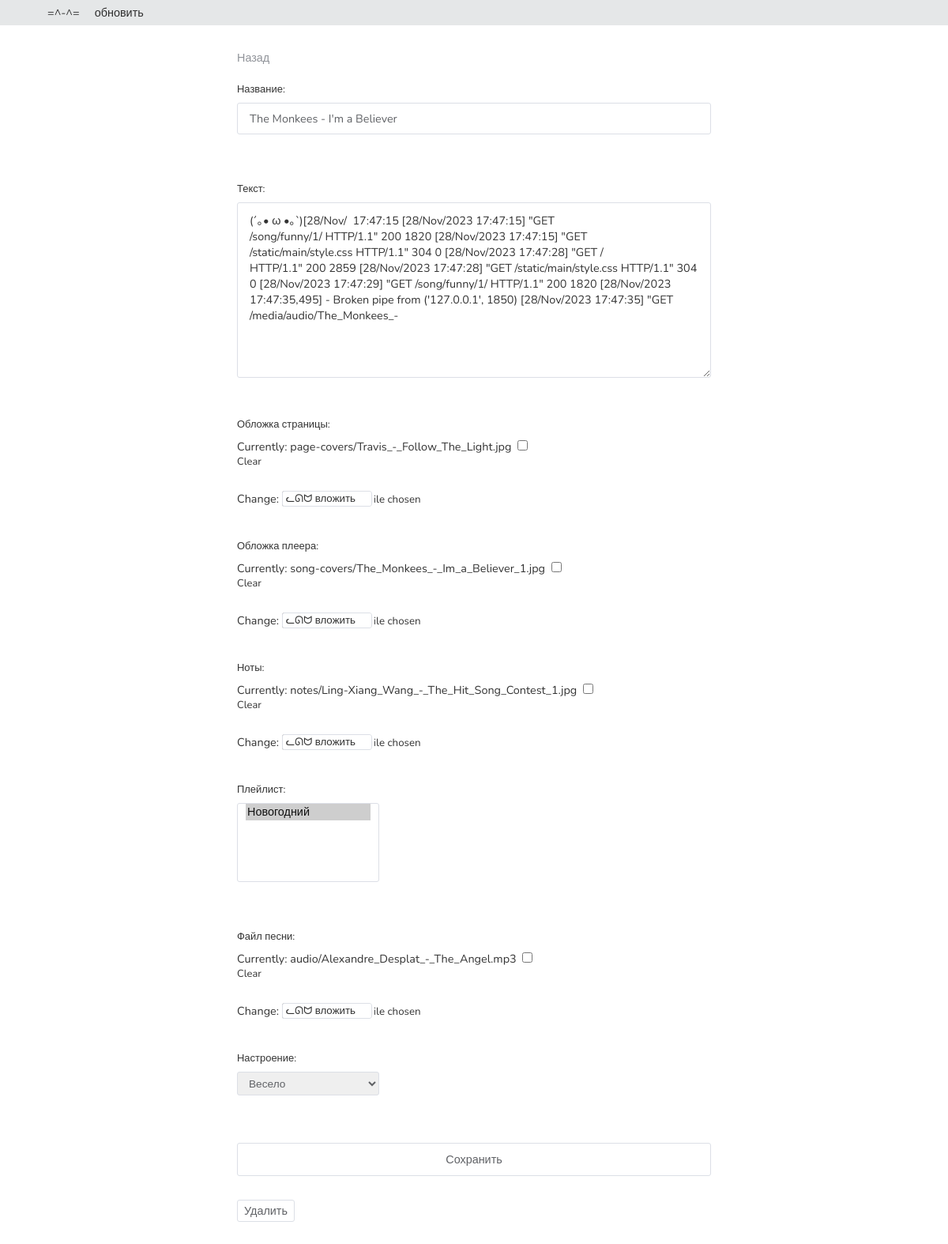
The app's page /editing/edit/1/ (signed in) with its own data.
### main/models.py (models this page shows, shortened)
class Song(models.Model):
    B = 'bea'
    F = 'fun'
    S = 'sad'
    name = models.CharField(max_length=120)
    text = models.TextField(max_length=500, blank=True)
    page_cover = models.ImageField(upload_to='page-covers/', blank=True)
    song_cover = models.ImageField(upload_to='song-covers/', blank=True)
    notes = models.ImageField(upload_to='notes', blank=True)
    playlist = models.ManyToManyField(Playlist, blank=True)
    audio_file = models.FileField(upload_to='audio/', blank=True)
    TYPES_CHOICES = [
        (B, 'Красивое'),
        (F, 'Весело'),
        (S, 'Грустно'),
    ]
    section = models.CharField(
        max_length=3,
        choices=TYPES_CHOICES,
        default=F
    )

class Playlist(models.Model):
    name = models.CharField(max_length=30)
    icon = models.ImageField(upload_to='playlist-icon/', blank=True)
    def __str__(self):
        return self.name

### editing/views.py (the view, shortened to what this page needs)
# urls.py: path('edit/<int:id>/', views.EditView.as_view(), name='edit'),
class EditView(View):
    def get(self, request, *args, **kwargs):
        if request.user.is_authenticated == True:
            song = get_object_or_404(Song.objects.all(), id=kwargs['id'])
            form = SongForm(instance=song)
            return render(request, 'editing/editing.html', {'form': form, 'song': song})
        else:
            return redirect('signin')

### editing/forms.py
class SongForm(forms.ModelForm):
    class Meta:
        model = Song
        fields = "__all__"
        labels = {
            "name": "Название",
            "text": "Текст",
            "page_cover": "Обложка страницы",
            'song_cover': 'Обложка плеера',
            'notes': 'Ноты',
            'audio_file': 'Файл песни',
            'section': 'Настроение',
            'playlist': 'Плейлист',
        }
        widgets = {
            'name': forms.TextInput(attrs={'class': 'simple-input'}),
            'playlist': forms.SelectMultiple(attrs={'class': 'simple-input'}),
        }

### editing/templates/editing/editing.html (shortened to what this page needs)
<!DOCTYPE html>
{% load static %}
<html lang="en">
<head>
  <link rel="stylesheet" href="{% static "/main/style.css" %}">
    <link rel="stylesheet" href="{% static "/editing/style.css" %}">
  <link rel="stylesheet" href="https://unpkg.com/element-ui/lib/theme-chalk/index.css">
</head>
<body>
{% include "header.html" %}
<div class="edit-page">
    <main>
        <a href="{% url 'songlist' %}" class="text-btn"> Назад</a>
        <form class="settings-form" action="" method="post" enctype='multipart/form-data'>
            {{ form.as_p }}
            <button class="green-hover-block settings-btn" type="submit" id="send-form-btn">Сохранить</button>
        </form>
        {% if song %}
            <form class="delete-form" action="{% url 'delete' song.id %}" method="post">
                <button type="submit" id="delete-btn"> Удалить</button>
            </form>
        {% endif %}
    </main>
</div>
</body>
</html>

### main/static/main/style.css (style rules this page uses)
* { box-sizing: border-box; }
body { background: url('https://png.pngtree.com/background/20210709/original/pngtree-bright-spot-light-effect-background-picture-image_616312.jpg'); background-size: cover; height: 100vh; width: 100%; background: 0; margin: 0; overflow: hidden; font-family: 'Nunito', sans-serif; color: rgba(0,0,0,.8); }
a { text-decoration: none; color: inherit; }
.text-btn { color: #909399; font-size: .9em; }
button { border: 1px solid #dcdfe6; border-radius: 3px; padding: 8px 15px; background: transparent; font-size: .9em; color: #606266; text-align: center; transition: .1s; font-family: inherit; cursor: pointer; }
a { text-decoration: none; }

### editing/static/editing/style.css (style rules this page uses)
body { height: auto; overflow-y: auto; }
form { margin-top: 20px; }
.settings-form p { padding-bottom: 20px; margin-bottom: 20px; }
.simple-input { border-radius: 3px; border: 1px solid #dcdfe6; color: #606266; display: inline-block; height: 40px; line-height: 40px; outline: none; padding: 0 15px; font-family: inherit; transition: border-color .2s cubic-bezier(.645,.045,.355,1); width: 100%; font-size: .9em; }
.settings-form p { font-size: .9em; }
.settings-form select { border-radius: 3px; border: 1px solid #dcdfe6; color: #606266; display: inline-block; height: 30px; outline: none; padding: 0 10px; font-family: inherit; transition: border-color .2s cubic-bezier(.645,.045,.355,1); width: 30%; font-size: 1em; cursor: pointer; }
.settings-form .simple-input { margin-bottom: 20px; text-align: left; cursor: pointer; justify-content: space-between; position: relative; user-select: none; font-size: 1em; }
.settings-form textarea { outline: none; padding: 10px 15px; margin-bottom: 10px; color: rgba(0,0,0,.8); font-size: 1em; font-weight: 400; transition: .4s; display: block; font-family: inherit; width: 100%; text-align: left; cursor: pointer; justify-content: space-between; position: relative; user-select: none; border-radius: 3px; border: 1px solid #dcdfe6; }
.settings-form input[type='file'] { font-family: inherit; cursor: pointer; border: 0; padding: 0; position: relative; }
.settings-form input[type='file']::before { height: 18px; width: 104px; font-family: inherit; padding: 0 4px; background: white; position: absolute; content: "ᓚᘏᗢ вложить"; border: 1px solid #dcdfe6; border-radius: 3px; outline: 3px solid white; top: 0; }
.settings-form label { display: block; position: relative; user-select: none; font-size: .9em; margin-bottom: 8px; }
.settings-form button { left: 0; transform: none; display: inline-block; width: auto; }
.edit-page { display: block; padding: 30px 25%; }
.edit-page button { padding: 3px 8px; font-size: .9em; left: 0; transform: none; display: inline-block; width: auto; float: left; margin-right: 5px; height: 28px; }
.settings-form select { font-family: inherit; font-size: .95em; }
.settings-form select[multiple] { height: 100px; }
.edit-page .settings-form button { padding: 10px; text-align: center; width: 100%; margin: 20px 0 30px 0; height: auto; }
.delete-form button { margin-bottom: 50px; }

### records on screen
Song: name "The Monkees - I'm a Believer", text "(´｡• ω •｡`)[28/Nov/ 17:47:15 [28/Nov/2023 17:47:15] \"GET /song/funny/1/ HTTP/1.1\" 200 1820 [28/Nov/2023 17:47:15] \"GET /static/main/style.css HTTP/1.1\" 304 0 [28/Nov/2023 17:47:28] \"GET / HTTP/1.1\" 200 2859 [28/Nov/2023 17:47:28] \"GET /static/main/style.css HTTP/1.1\" 304 0 [28/Nov/2023 17:47:29] \"GET /song/funny/1/ HTTP/1.1\" 200 1820 [28/Nov/2023 17:47:35,495] - Broken pipe from ('127.0.0.1', 1850) [28/Nov/2023 17:47:35] \"GET /media/audio/The_Monkees_-", section "Весело"
